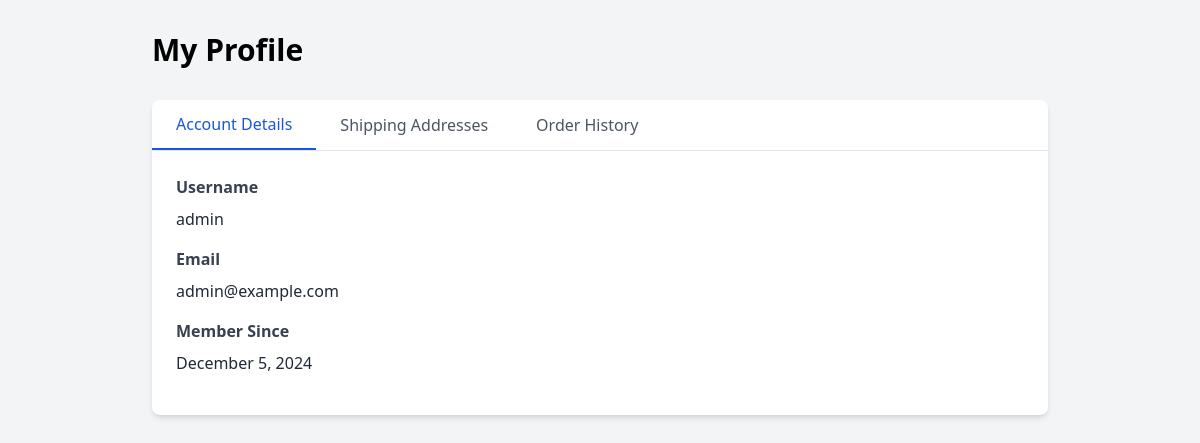
/customer/profile.php (signed in), run on the app's committed database.
### tables this page shows
CREATE TABLE users (
    id INT PRIMARY KEY AUTO_INCREMENT,
    username VARCHAR(50) NOT NULL UNIQUE,
    email VARCHAR(100) NOT NULL UNIQUE,
    password VARCHAR(255) NOT NULL,
    created_at TIMESTAMP DEFAULT CURRENT_TIMESTAMP,
    role ENUM('user', 'admin') NOT NULL DEFAULT 'user'
);

### customer/profile.php (the view, shortened to what this page needs)
<?php
require_once '../includes/functions.php';
try {
    $stmt = $pdo->prepare("SELECT * FROM users WHERE id = ?");
    $stmt->execute([$_SESSION['user_id']]);
    $user = $stmt->fetch();
} catch(PDOException $e) {
    $error = 'Error fetching user data';
}
?>
<!DOCTYPE html>
<html lang="en">
<head>
    <script src="https://cdn.tailwindcss.com"></script>
</head>
<body class="bg-gray-100">
    <div class="container mx-auto px-4 py-8">
        <div class="max-w-4xl mx-auto">
            <h1 class="text-3xl font-bold mb-8">My Profile</h1>
            <div class="bg-white rounded-lg shadow-md overflow-hidden mb-8">
                <nav class="flex border-b">
                    <button onclick="showTab('profile')"
                            class="tab-btn px-6 py-3 text-gray-600 hover:text-gray-800 focus:outline-none active">
                        Account Details
                    </button>
                    <button onclick="showTab('addresses')"
                            class="tab-btn px-6 py-3 text-gray-600 hover:text-gray-800 focus:outline-none">
                        Shipping Addresses
                    </button>
                    <button onclick="showTab('orders')"
                            class="tab-btn px-6 py-3 text-gray-600 hover:text-gray-800 focus:outline-none">
                        Order History
                    </button>
                </nav>
                <div id="profile-tab" class="tab-content p-6">
                    <div class="max-w-xl">
                        <div class="mb-4">
                            <label class="block text-gray-700 font-bold mb-2">Username</label>
                            <p class="text-gray-800"><?php echo htmlspecialchars($user['username']); ?></p>
                        </div>
                        <div class="mb-4">
                            <label class="block text-gray-700 font-bold mb-2">Email</label>
                            <p class="text-gray-800"><?php echo htmlspecialchars($user['email']); ?></p>
                        </div>
                        <div class="mb-4">
                            <label class="block text-gray-700 font-bold mb-2">Member Since</label>
                            <p class="text-gray-800"><?php echo date('F j, Y', strtotime($user['created_at'])); ?></p>
                        </div>
                    </div>
                </div>
            </div>
        </div>
    </div>
</body>
</html>

### customer/profile.php (style rules this page uses)
.tab-btn.active { color: #1a56db; border-bottom: 2px solid #1a56db; }

### data on the page
users: username "admin", email "admin@example.com", created_at "December 5, 2024"
